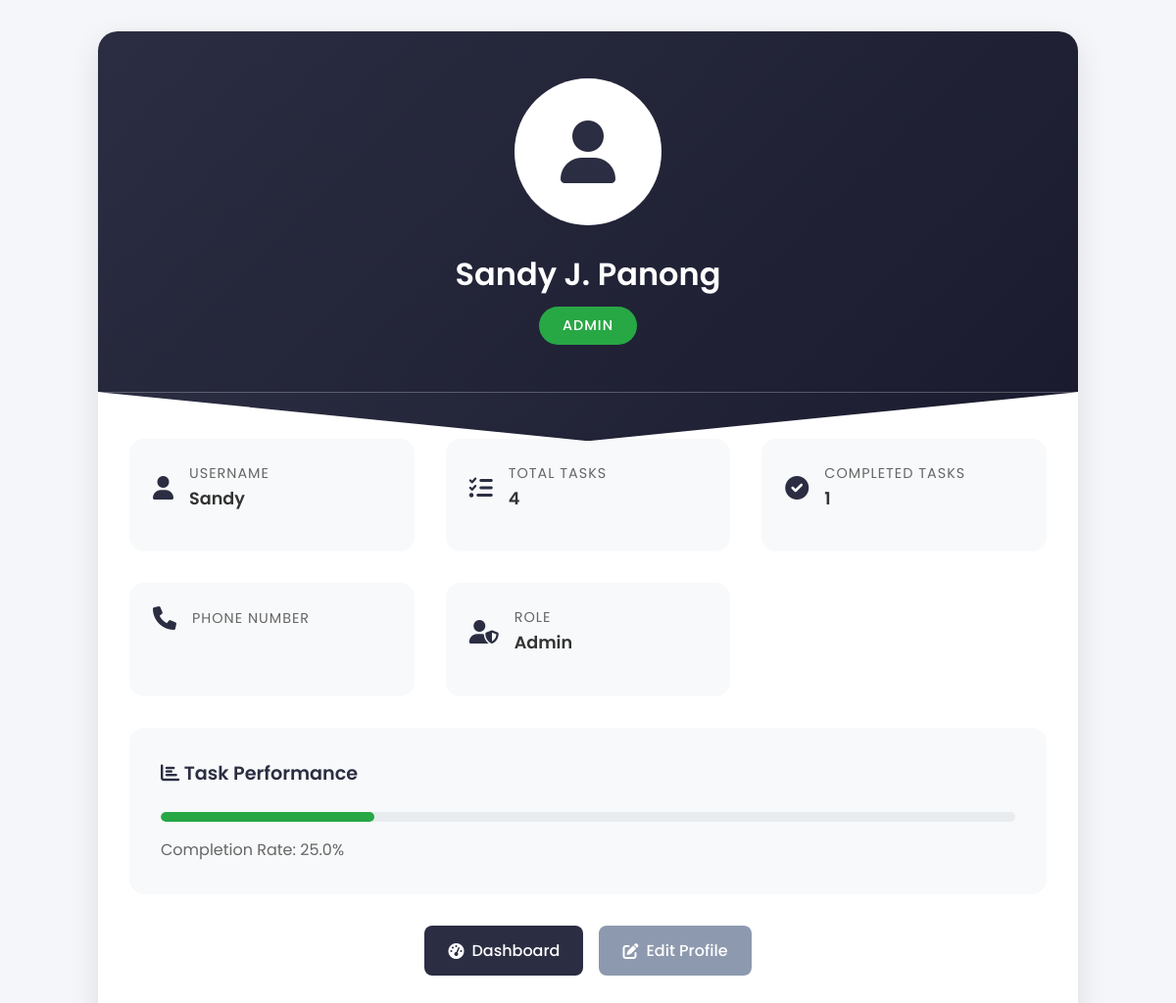
/maonani/user_management.php (signed in), run on the app's committed database.
### tables this page shows
CREATE TABLE `users` (
  `id` int(11) NOT NULL,
  `first_name` varchar(100) NOT NULL,
  `last_name` varchar(100) NOT NULL,
  `middle_name` varchar(100) DEFAULT NULL,
  `username` varchar(100) NOT NULL,
  `password` varchar(255) NOT NULL,
  `role` enum('admin','staff') NOT NULL DEFAULT 'staff',
  `phone` varchar(20) DEFAULT NULL
);

### maonani/user_management.php (the view, shortened to what this page needs)
<?php
$host = "localhost";
$dbname = "accountant";
$username = "root";
$password = "";
$conn = new mysqli($host, $username, $password, $dbname);
$user_id = $_SESSION['user_id'];
$stmt = $conn->prepare("
    SELECT
        u.id,
        u.first_name,
        u.last_name,
        u.middle_name,
        u.username,
        u.role,
        u.phone,
        COUNT(DISTINCT t.id) as total_tasks,
        SUM(CASE WHEN t.status = 'completed' THEN 1 ELSE 0 END) as completed_tasks
    FROM users u
    LEFT JOIN tasks t ON u.id = t.assigned_to
    WHERE u.id = ?
    GROUP BY u.id
");
if ($stmt) {
    $stmt->bind_param("i", $user_id);
    $stmt->execute();
    $result = $stmt->get_result();
    if ($result->num_rows > 0) {
        $user = $result->fetch_assoc();
    } else {
        $user = null;
    }
} else {
    die("Query failed: " . $conn->error);
}
$completion_rate = 0;
if ($user && $user['total_tasks'] > 0) {
    $completion_rate = ($user['completed_tasks'] / $user['total_tasks']) * 100;
}
?>
<!DOCTYPE html>
<html lang="en">
<head>
    <link rel="stylesheet" href="https://cdnjs.cloudflare.com/ajax/libs/font-awesome/6.0.0/css/all.min.css">
</head>
<body>
    <div class="page-container">
        <div class="profile-container">
            <div class="profile-header">
                <div class="profile-avatar">
                    <i class="fas fa-user"></i>
                </div>
                <h1 class="profile-name">
                    <?php
                    if ($user) {
                        $name = htmlspecialchars($user['first_name']);
                        if (!empty($user['middle_name'])) {
                            $name .= ' ' . htmlspecialchars(substr($user['middle_name'], 0, 1)) . '.';
                        }
                        $name .= ' ' . htmlspecialchars($user['last_name']);
                        echo $name;
                    } else {
                        echo "User not found";
                    }
                    ?>
                </h1>
                <span class="profile-role role-<?php echo $user ? strtolower($user['role']) : ''; ?>">
                    <?php echo $user ? ucfirst($user['role']) : 'N/A'; ?>
                </span>
            </div>
            <div class="profile-content">
                <div class="info-grid">
                    <div class="info-card">
                        <div class="info-card-header">
                            <i class="fas fa-user"></i>
                            <div>
                                <div class="info-card-title">Username</div>
                                <div class="info-card-value"><?php echo $user ? htmlspecialchars($user['username']) : 'N/A'; ?></div>
                            </div>
                        </div>
                    </div>
                    <div class="info-card">
                        <div class="info-card-header">
                            <i class="fas fa-tasks"></i>
                            <div>
                                <div class="info-card-title">Total Tasks</div>
                                <div class="info-card-value"><?php echo $user ? $user['total_tasks'] : '0'; ?></div>
                            </div>
                        </div>
                    </div>
                    <div class="info-card">
                        <div class="info-card-header">
                            <i class="fas fa-check-circle"></i>
                            <div>
                                <div class="info-card-title">Completed Tasks</div>
                                <div class="info-card-value"><?php echo $user ? $user['completed_tasks'] : '0'; ?></div>
                            </div>
                        </div>
                    </div>
                    <div class="info-card">
                        <div class="info-card-header">
                            <i class="fas fa-phone"></i>
                            <div>
                                <div class="info-card-title">Phone Number</div>
                            </div>
                        </div>
                    </div>
                    <div class="info-card">
                        <div class="info-card-header">
                            <i class="fas fa-user-shield"></i>
                            <div>
                                <div class="info-card-title">Role</div>
                                <div class="info-card-value"><?php echo $user ? ucfirst(htmlspecialchars($user['role'])) : 'N/A'; ?></div>
                            </div>
                        </div>
                    </div>
                </div>
                <div class="stats-container">
                    <div class="stats-header">
                        <i class="fas fa-chart-bar"></i> Task Performance
                    </div>
                    <div class="progress-container">
                        <div class="progress-bar" style="width: <?php echo $completion_rate; ?>%"></div>
                    </div>
                    <div style="display: flex; justify-content: space-between; color: var(--light-text);">
                        <span>Completion Rate: <?php echo number_format($completion_rate, 1); ?>%</span>
                    </div>
                </div>
                <div class="action-buttons">
                    <a href="dashboard.php" class="btn btn-primary">
                        <i class="fas fa-tachometer-alt"></i> Dashboard
                    </a>
                    <a href="edit_profile.php" class="btn btn-secondary">
                        <i class="fas fa-edit"></i> Edit Profile
                    </a>
                </div>
            </div>
        </div>
    </div>
</body>
</html>

### maonani/user_management.php (style rules this page uses)
:root { --primary-color: #2b2d42; --secondary-color: #8d99ae; --accent-color: #ef233c; --success-color: #28a745; --warning-color: #ffc107; --text-color: #333; --light-text: #666; --white: #fff; --gradient: linear-gradient(135deg, #2b2d42 0%, #1a1b2e 100%); }
* { margin: 0; padding: 0; box-sizing: border-box; }
body { font-family: 'Poppins', sans-serif; background: #f4f6f9; color: var(--text-color); line-height: 1.6; }
.page-container { min-height: 100vh; display: flex; justify-content: center; align-items: center; padding: 2rem; }
.profile-container { background: var(--white); width: 100%; max-width: 1000px; border-radius: 20px; box-shadow: 0 10px 30px rgba(0, 0, 0, 0.1); overflow: hidden; }
.profile-header { background: var(--gradient); padding: 3rem 2rem; color: var(--white); text-align: center; position: relative; }
.profile-header::after { content: ''; position: absolute; bottom: -50px; left: 0; right: 0; height: 50px; background: var(--gradient); clip-path: polygon(0 0, 100% 0, 50% 100%); }
.profile-avatar { width: 150px; height: 150px; border-radius: 50%; background: var(--white); padding: 5px; margin: 0 auto 1.5rem; display: flex; align-items: center; justify-content: center; font-size: 4rem; color: var(--primary-color); }
.profile-name { font-size: 2rem; font-weight: 600; margin-bottom: 0.5rem; }
.profile-role { display: inline-block; padding: 0.5rem 1.5rem; border-radius: 25px; font-size: 0.9rem; font-weight: 500; text-transform: uppercase; letter-spacing: 1px; }
.role-admin { background: var(--success-color); color: var(--white); }
.profile-content { padding: 3rem 2rem; }
.info-grid { display: grid; grid-template-columns: repeat(auto-fit, minmax(250px, 1fr)); gap: 2rem; margin-bottom: 2rem; }
.info-card { background: #f8f9fa; padding: 1.5rem; border-radius: 15px; transition: transform 0.3s ease; }
.info-card-header { display: flex; align-items: center; gap: 1rem; margin-bottom: 1rem; }
.info-card i { font-size: 1.5rem; color: var(--primary-color); }
.info-card-title { font-size: 0.9rem; color: var(--light-text); text-transform: uppercase; letter-spacing: 1px; }
.info-card-value { font-size: 1.1rem; font-weight: 600; color: var(--text-color); }
.stats-container { background: #f8f9fa; border-radius: 15px; padding: 2rem; margin-bottom: 2rem; }
.stats-header { margin-bottom: 1.5rem; font-size: 1.2rem; font-weight: 600; color: var(--primary-color); }
.progress-container { width: 100%; height: 10px; background: #e9ecef; border-radius: 5px; margin: 1rem 0; overflow: hidden; }
.progress-bar { height: 100%; background: var(--success-color); border-radius: 5px; transition: width 0.5s ease; }
.action-buttons { display: flex; gap: 1rem; justify-content: center; margin-top: 2rem; }
.btn { display: inline-flex; align-items: center; gap: 0.5rem; padding: 0.8rem 1.5rem; border-radius: 8px; font-weight: 500; text-decoration: none; transition: all 0.3s ease; }
.btn-primary { background: var(--primary-color); color: var(--white); }
.btn-secondary { background: var(--secondary-color); color: var(--white); }

### data on the page
users: name "Sandy J. Panong", role "ADMIN", username "Sandy", role "Admin"

### other printed values
$user['total_tasks'] "4"
$user['completed_tasks'] "1"
$completion_rate "25.0"
